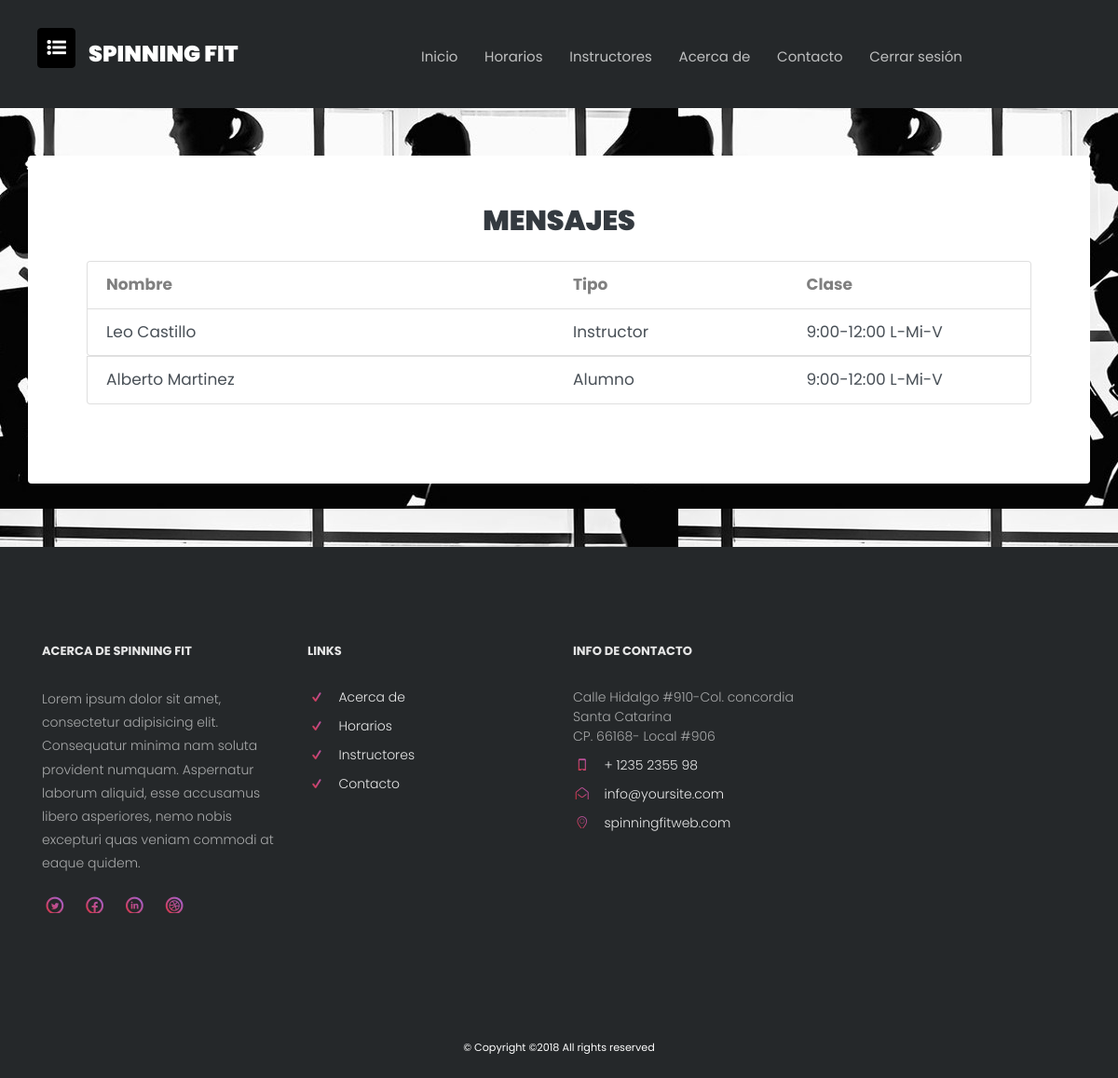
Screenshot of /messagesList.php (signed in) with the database file from the repository.
### tables this page shows
CREATE TABLE IF NOT EXISTS `lista_clase` (
  `idlista` int(11) NOT NULL AUTO_INCREMENT,
  `idclase` int(11) NOT NULL,
  `idalumno` int(11) NOT NULL,
  PRIMARY KEY (`idlista`),
  KEY `idclase` (`idclase`),
  KEY `idalumno` (`idalumno`)
);

CREATE TABLE IF NOT EXISTS `instructor` (
  `idinstructor` int(11) NOT NULL AUTO_INCREMENT,
  `usuario_instructor` varchar(45) DEFAULT NULL,
  `contrasena_instructor` varchar(45) DEFAULT NULL,
  `nombre_instructor` varchar(45) DEFAULT NULL,
  `apellido_instructor` varchar(45) DEFAULT NULL,
  `direccion_instructor` varchar(45) DEFAULT NULL,
  `correo_instructor` varchar(45) DEFAULT NULL,
  `telefono_instructor` varchar(45) DEFAULT NULL,
  `sueldo_instructor` varchar(45) DEFAULT NULL,
  PRIMARY KEY (`idinstructor`)
);

CREATE TABLE IF NOT EXISTS `clases` (
  `idClases` int(11) NOT NULL AUTO_INCREMENT,
  `Instructor_idInstructor` int(11) NOT NULL,
  `hora_inicio` varchar(45) DEFAULT NULL,
  `hora_fin` varchar(45) DEFAULT NULL,
  `frecuencia` varchar(45) DEFAULT NULL,
  PRIMARY KEY (`idClases`),
  KEY `fk_Clases_Instructor1_idx` (`Instructor_idInstructor`),
  CONSTRAINT `fk_Clases_Instructor1` FOREIGN KEY (`Instructor_idInstructor`) REFERENCES `instructor` (`idinstructor`) ON DELETE CASCADE ON UPDATE CASCADE
);

CREATE TABLE IF NOT EXISTS `alumno` (
  `idalumno` int(11) NOT NULL AUTO_INCREMENT,
  `usuario_alumno` varchar(45) DEFAULT NULL,
  `contrasena_alumno` varchar(45) DEFAULT NULL,
  `nombre_alumno` varchar(45) DEFAULT NULL,
  `apellido_alumno` varchar(45) DEFAULT NULL,
  `direccion_alumno` varchar(45) DEFAULT NULL,
  `correo_alumno` varchar(45) DEFAULT NULL,
  `telefono_alumno` varchar(45) DEFAULT NULL,
  PRIMARY KEY (`idalumno`)
);

### messagesList.php (the view, shortened to what this page needs)
<!DOCTYPE HTML>
<?php include "php/AuthenticationClientInstructor.php"; ?>
<html>
	<head>
	<link rel="stylesheet" href="css/animate.css">
	<link rel="stylesheet" href="css/icomoon.css">
	<link rel="stylesheet" href="css/bootstrap.css">
	<link rel="stylesheet" href="css/magnific-popup.css">
	<link rel="stylesheet" href="css/flexslider.css">
	<link rel="stylesheet" href="css/owl.carousel.min.css">
	<link rel="stylesheet" href="css/owl.theme.default.min.css">
	<link rel="stylesheet" href="fonts/flaticon/font/flaticon.css">
	<link rel="stylesheet" type="text/css" href="css/pushbar.css">
	<link rel="stylesheet" href="css/style.css">
	<link rel="stylesheet" href="css/fontello.css">
	</head>
	<body>
	<div id="page">
		<nav class="colorlib-nav" role="navigation" style="background: #25282a;">
			<div class="top-menu">
				<div class="container">
					<div class="row">
						<div class="col-md-3">
							<div id="colorlib-logo"><a href="index.php">Spinning Fit</a></div>
						</div>
						<div class="col-md-9 text-center menu-1">
							<ul>
								<li><a href="index.php">Inicio</a></li>
								<li><a href="schedule.html">Horarios</a></li>
								<li><a href="trainers.html">Instructores</a></li>
								<li><a href="info.html">Acerca de</a></li>
								<li><a href="contact.html">Contacto</a></li>
								<?php include "php/SessionButtons.php"; ?>
							</ul>
						</div>
					</div>
				</div>
			</div>
			<?php include "php/UserMenus.php"; ?>
		</nav>
		<div id="colorlib-main" style="background-image: url(images/img_bg_5.jpg);" data-stellar-background-ratio="0.5">
			<div class="container">
				<div class="row">
					<div class="col-12 mt-5 bg-white rounded">
						<div class="mt-5 text-center colorlib-heading animate-box">
						<h2 class="text-dark">Mensajes</h2>
						<div class="list-group text-left mx-5">
							<li class="list-group-item">
								<div class="row">
									<div class="col-6 font-weight-bold">
										Nombre
									</div>
									<div class="col-3 font-weight-bold">
										Tipo
									</div>
									<div class="col-3 font-weight-bold">
										Clase
									</div>
								</div>
							</li>
<?php
 if ($_SESSION["tipo"] == "alumno") {
 	 $re = $mysqli->query("SELECT idclase FROM `lista_clase` WHERE idalumno = '".$_SESSION["id"]."'");
 	 while ($f=mysqli_fetch_array($re)) {
 	 	$re2 = $mysqli->query("SELECT * FROM `clases` WHERE idclases = '".$f["idclase"]."'");
 	 	$f2=mysqli_fetch_array($re2);
 		$re3 = $mysqli->query("SELECT * FROM `instructor` WHERE idinstructor = '".$f2["Instructor_idInstructor"]."'");
 		$f3=mysqli_fetch_array($re3);
?>
							<form method="POST" action="chat.php">
								<button type="submit" class="list-group-item list-group-item-action<?php
							$rm = $mysqli->query("SELECT * FROM `mensajes` WHERE id_emisor = '".$f2["Instructor_idInstructor"]."' && tipo_emisor = 'instructor' && id_receptor = '".$_SESSION['id']."' && tipo_receptor = '".$_SESSION['tipo']."' && leido_mensaje = '0'");
								if (mysqli_num_rows($rm)>0) {
									echo " bg-light";
								}
							 ?>" name="id" value="<?php echo $f3['idinstructor']; ?>">
									<div class="row">
										<div class="col-6">
											<?php echo $f3['nombre_instructor']." ".$f3['apellido_instructor']; ?>
										</div>
										<div class="col-3">
											Instructor
										</div>
										<div class="col-3">
											<?php echo $f2['hora_inicio']."-".$f2['hora_fin']." ".$f2['frecuencia']; ?>
										</div>
									</div>
								</button>
							</form>
<?php
		$re4 = $mysqli->query("SELECT idalumno FROM `lista_clase` WHERE idclase = '".$f["idclase"]."'");
		while ($f4=mysqli_fetch_array($re4)) {
			$re5 = $mysqli->query("SELECT * FROM `alumno` WHERE idalumno = '".$f4["idalumno"]."'");
			$f5=mysqli_fetch_array($re5);
			if ($f5['idalumno'] != $_SESSION['id']) {
?>
							<form method="POST" action="chat.php">
								<button type="submit" class="list-group-item list-group-item-action<?php
							$rm = $mysqli->query("SELECT * FROM `mensajes` WHERE id_emisor = '".$f5['idalumno']."' && tipo_emisor = 'alumno' && id_receptor = '".$_SESSION['id']."' && tipo_receptor = '".$_SESSION['tipo']."' && leido_mensaje = '0'");
								if (mysqli_num_rows($rm)>0) {
									echo " bg-light";
								}
							 ?>" name="id" value="<?php echo $f5['idalumno']; ?>">
									<div class="row">
										<div class="col-6">
											<?php echo $f5['nombre_alumno']." ".$f5['apellido_alumno']; ?>
										</div>
										<div class="col-3">
											Alumno
										</div>
										<div class="col-3">
											<?php echo $f2['hora_inicio']."-".$f2['hora_fin']." ".$f2['frecuencia']; ?>
										</div>
									</div>
								</button>
							</form>
<?php
			}
		}
 	 }
 }
 ?>
						</div>
					</div>
				</div>
			</div>
		</div>
	</div>
	<footer id="colorlib-footer">
		<div class="container">
			<div class="row row-pb-md">
				<div class="col-md-3 colorlib-widget">
					<h4>Acerca de Spinning Fit </h4>
					<p>Lorem ipsum dolor sit amet, consectetur adipisicing elit. Consequatur minima nam soluta provident numquam. Aspernatur laborum aliquid, esse accusamus libero asperiores, nemo nobis excepturi quas veniam commodi at eaque quidem.</p>
					<p>
						<ul class="colorlib-social-icons">
							<li><a href="#"><i class="icon-twitter"></i></a></li>
							<li><a href="#"><i class="icon-facebook"></i></a></li>
							<li><a href="#"><i class="icon-linkedin"></i></a></li>
							<li><a href="#"><i class="icon-dribbble"></i></a></li>
						</ul>
					</p>
				</div>
				<div class="col-md-3 colorlib-widget">
					<h4>Links</h4>
					<p>
						<ul class="colorlib-footer-links">
							<li><a href="info.html"><i class="icon-check"></i> Acerca de</a></li>
							<li><a href="schedule.html"><i class="icon-check"></i> Horarios</a></li>
							<li><a href="trainers.html"><i class="icon-check"></i> Instructores</a></li>
							<li><a href="contact.html"><i class="icon-check"></i> Contacto</a></li>
						</ul>
					</p>
				</div>
				<div class="col-md-3 colorlib-widget">
					<h4>Info de contacto</h4>
					<ul class="colorlib-footer-links">
						<li>Calle Hidalgo #910-Col. concordia Santa Catarina<br>  CP. 66168- Local #906 </li>
						<li><a href="tel://1234567920"><i class="icon-phone"></i> + 1235 2355 98</a></li>
						<li><a href="mailto:info@yoursite.com"><i class="icon-envelope"></i> info@yoursite.com</a></li>
						<li><a href="http://luxehotel.com"><i class="icon-location4"></i> spinningfitweb.com</a></li>
					</ul>
				</div>
			</div>
		</div>
		<div class="copy">
			<div class="container">
				<div class="row">
					<div class="col-md-12 text-center">
						<p>
							<small class="block">&copy;
Copyright &copy;<script>document.write(new Date().getFullYear());</script> All rights reserved
						</p>
					</div>
				</div>
			</div>
		</div>
	</footer>
	</body>
</html>

### css/icomoon.css (style rules this page uses)
[class^="icon-"], [class*=" icon-"] { font-family: 'icomoon' !important; speak: none; font-style: normal; font-weight: normal; font-variant: normal; text-transform: none; line-height: 1; -webkit-font-smoothing: antialiased; -moz-osx-font-smoothing: grayscale; }
.icon-check:before { content: "\e116"; }
.icon-location4:before { content: "\e912"; }
.icon-phone:before { content: "\e004"; }
.icon-envelope:before { content: "\e028"; }
.icon-facebook:before { content: "\e05d"; }
.icon-twitter:before { content: "\e05e"; }
.icon-linkedin:before { content: "\e062"; }
.icon-dribbble:before { content: "\e063"; }

### rows the page displays
lista_clase: instructor.nombre_instructor "Leo", instructor.apellido_instructor "Castillo", idclase.hora_inicio "9:00", idclase.hora_fin "12:00", idclase.frecuencia "L-Mi-V"
lista_clase: idalumno.nombre_alumno "Alberto", idalumno.apellido_alumno "Martinez", idclase.hora_inicio "9:00", idclase.hora_fin "12:00", idclase.frecuencia "L-Mi-V"
